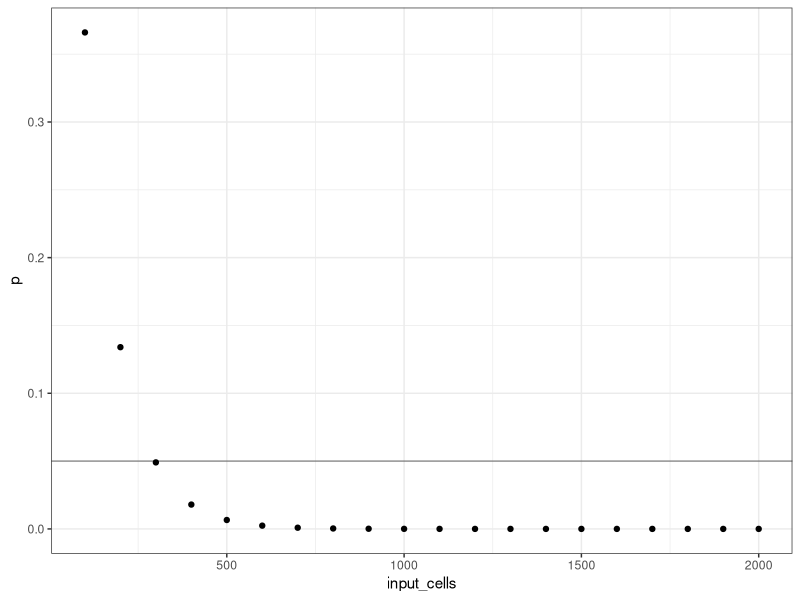
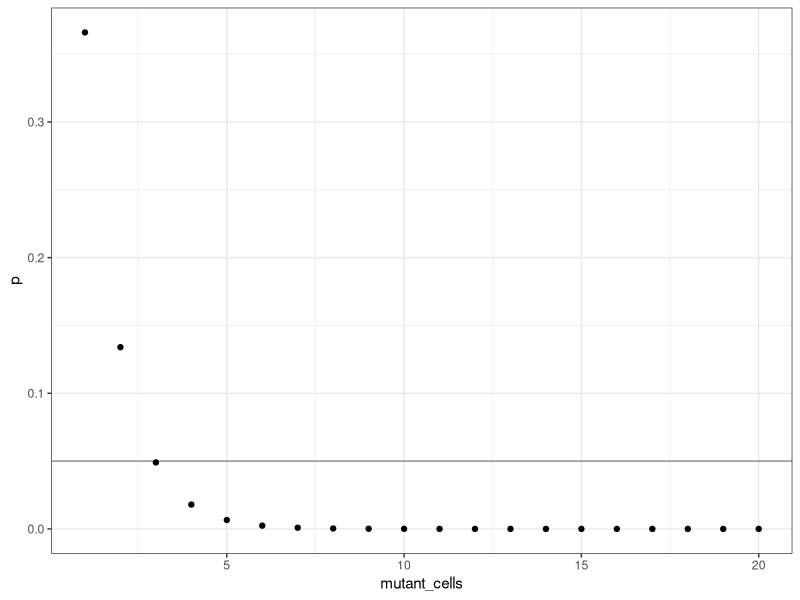
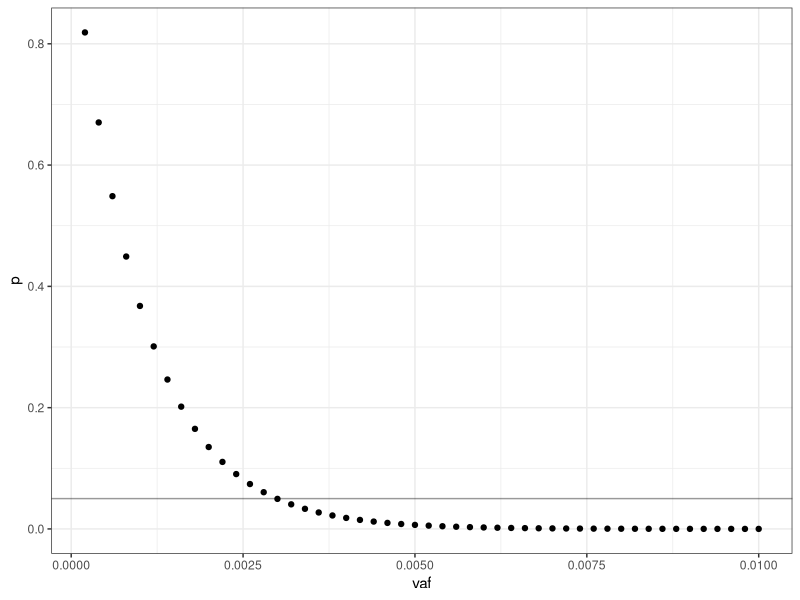
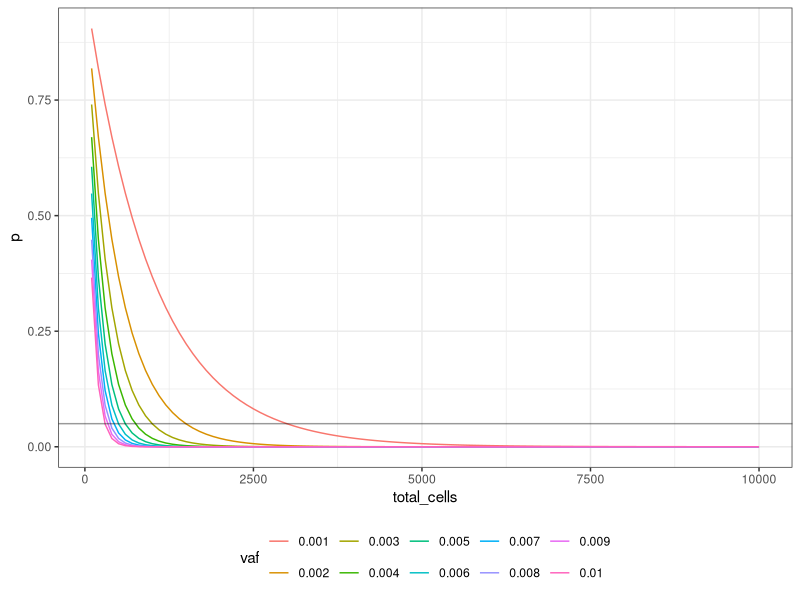
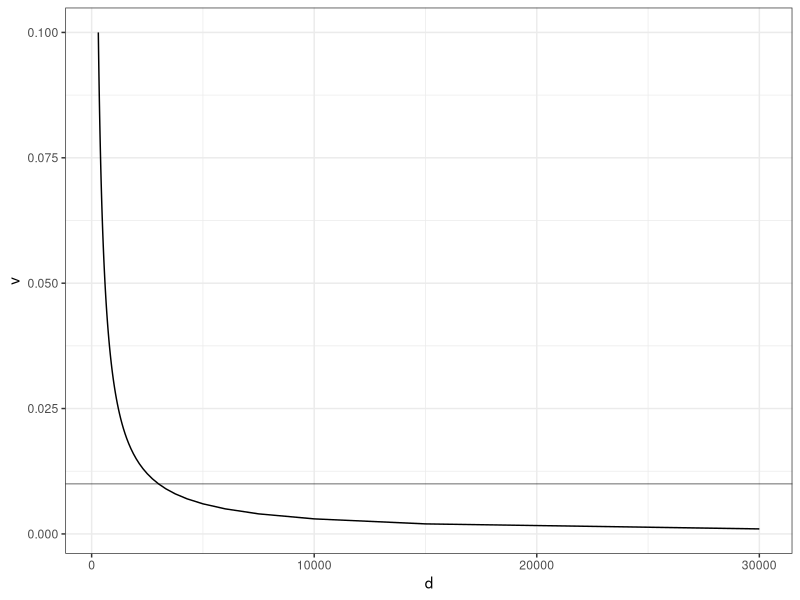
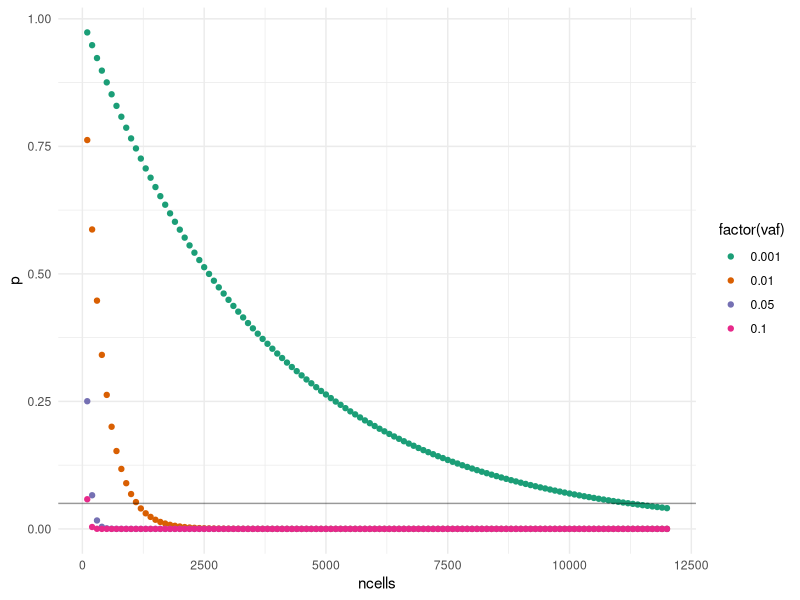
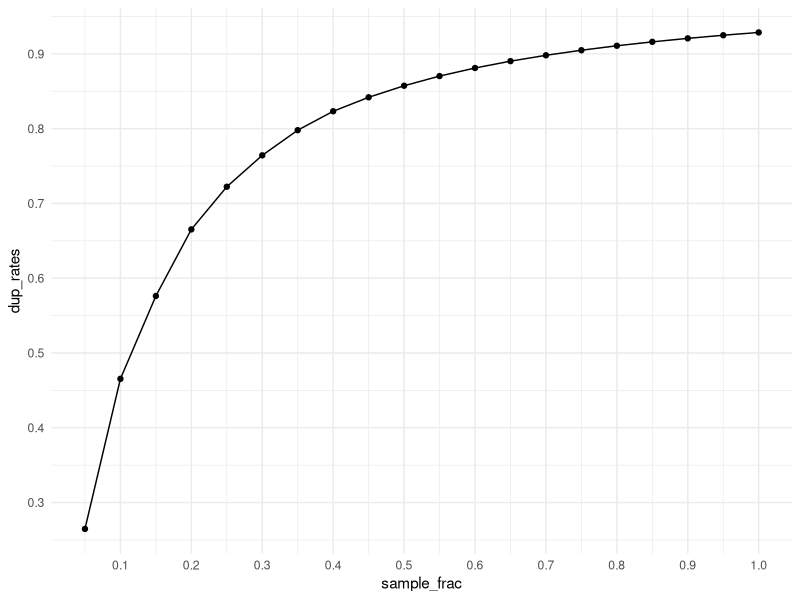

Write the R code that produced these figures, in order.
## ---- chunk 1
DOCNAME = "Simulation_Benchmarking"
knitr::opts_chunk$set(autodep        = TRUE,
                      cache          = FALSE,
                      cache.path     = paste0("cache/", DOCNAME, "/"),
                      cache.comments = FALSE,
                      echo           = TRUE,
                      error          = FALSE,
                      fig.align      = "center",
                      fig.width      = 9,
                      fig.height     = 5,
                      dev            = c("png"),
                      message        = FALSE,
                      warning        = FALSE)
## ---- chunk 2
library(ggplot2)
library(dplyr)
## ---- chunk 3
v = 0.01
n = seq(100, 2000, 100)

vafs <- data.frame(vaf=v,
                   p=pbinom(0, n, v),
                   input_cells=n,
                   mutant_cells=(n * v))

ggplot(vafs, aes(input_cells, p)) +
    geom_point() +
    theme_bw() +
    geom_hline(yintercept=0.05, alpha=0.4)
## ---- chunk 4
ggplot(vafs, aes(mutant_cells, p)) +
    geom_point() +
    theme_bw() +
    geom_hline(yintercept=0.05, alpha=0.4)
## ---- chunk 5
deviation <- abs(0.05 - vafs$p)
print(vafs[which(deviation == min(deviation)),])
## ---- chunk 6
v = seq(0.0002, 0.01, 0.0002)
n = 1000

vafs <- data.frame(vaf=v,
                   p=pbinom(0, n, v),
                   input_cells=n,
                   mutant_cells=(n * v))

ggplot(vafs, aes(vaf, p)) +
    geom_point() +
    theme_bw() +
    geom_hline(yintercept=0.05, alpha=0.4)
## ---- chunk 7
deviation <- abs(0.05 - vafs$p)
print(vafs[which(deviation == min(deviation)),])
## ---- chunk 8
cells_vs_vaf = NULL
n = seq(100, 10000, 100)
V = seq(0.001, 0.01, 0.001)
for (v in V) {
    toadd <- data.frame(
        vaf=as.factor(v),
        p=pbinom(0, n, v),
        total_cells=n
    )
    cells_vs_vaf <- rbind(cells_vs_vaf, toadd)
}

ggplot(cells_vs_vaf, aes(total_cells, p, colour=vaf)) +
    geom_line() +
    theme_bw() +
    theme(legend.position = 'bottom') +
    geom_hline(yintercept=0.05, alpha=0.4)
## ---- chunk 9
v = seq(0.001, 0.1, 0.001)
ccov <- data.frame(d = 30 / v,
                   v = v)
ggplot(ccov, aes(d, v)) +
    geom_line() +
    theme_bw() +
    geom_hline(yintercept=0.01, alpha=0.4)
## ---- chunk 10
df <- NULL
min_reads <- 1
duplex_yield <- 30
duplex_seq_range <- seq(1, 10000, 1)
fraction_we_can_miss <- 0.5

for(vaf in c(0.1, 0.01, 0.001)) {
    tmp <- data.frame(
        pval=pbinom(min_reads - 1, duplex_seq_range, vaf),
        vaf=vaf,
        duplex_cov=duplex_seq_range,
        total_cov=duplex_seq_range * duplex_yield
    )
    tmp <- tmp[tmp$pval < fraction_we_can_miss,]
    tmp <- tmp[tmp$pval == max(tmp$pval),]
    df <- rbind(df, tmp)
}

print(df)
## ---- chunk 11
lane_cap <- 6e11
g <- 5e6
pmiss <- 0.05
c <- 8
e <- 1/ 30

vafs <- c(0.001, 0.01, 0.05, 0.1)
n <- seq(100, 12000, 100)

# calculate duplex coverage
dcov <- n * c * e

# calculate total sequenced bases
bases <- g * c * n

probs <- NULL
min_cells <- NULL
for(vaf in vafs) {
    prob <- data.frame(ncells = n,
                        dcov = dcov,
                        p = pbinom(0, round(dcov), vaf),
                        vaf = vaf,
                        bases = bases,
                        within_capacity = bases < lane_cap)
    
    tmp <- prob[prob$p < pmiss,]
    tmp <- tmp[tmp$p == max(tmp$p),]
    min_cells <- rbind(tmp, min_cells)

    probs <- rbind(probs, prob)
}

print(min_cells)
ggplot(probs, aes(ncells, p, colour = factor(vaf))) +
    geom_point() +
    theme_minimal() +
    geom_hline(yintercept = pmiss, alpha=0.4) +
    scale_color_brewer(palette = 'Dark2')
## ---- chunk 12
lane_cap <- 6e11
capture_sizes <- c(2000, 10000, 5e6, 3.68e7, 4e7)
chance_to_miss <- 0.05
target_cov <- 8
efficiency <- 1 / 30 # conservative estimate
ploidy <- 2
readlen <- 300
ncells <- c(5, seq(200, 6000, 10))
vafs <- c(0.01, 0.05, 0.1)

df_full <- NULL
for (capture_size in capture_sizes) {
    for (vaf in vafs) {
        df <- NULL
        for (ncell in ncells) {
            dna_depth <- ncell * ploidy
            dna_input <- capture_size * dna_depth
            seq_bases <- dna_input * target_cov
            tot_cov <- dna_depth * target_cov
            dup_cov <- tot_cov * efficiency
            tmp <- data.frame(ncell = ncell,
                              vaf = vaf,
                              tot_cov = tot_cov,
                              dup_cov = dup_cov,
                              seq_megabases = seq_bases / 1e6,
                              million_reads = seq_bases / readlen / 1e6,
                              capture_size_kb = capture_size / 1e3,
                              chance_to_miss = pbinom(0, round(dup_cov), vaf),
                              lane_fraction = seq_bases / lane_cap,
                              max_samples_per_lane = as.integer(1 / (seq_bases / lane_cap)))
            df <- rbind(df, tmp)
        }
        df <- df[df$chance_to_miss < chance_to_miss,]
        df <- df[df$chance_to_miss == max(df$chance_to_miss),]
        df_full <- rbind(df_full, df)
    }
}
print(df_full[order(df_full$vaf, decreasing = TRUE),])
## ---- chunk 13
N_READS <- 340
COV_RATIO <- 14

# recursive function, times = number of letters in toy reads
make_toy_reads <- function(times, toy_reads=NULL) {
    if (times < 1) {
        return(toy_reads)
    } else if (is.null(toy_reads)) {
        toy_reads <- LETTERS
        times <- times - 1
    } else {
        toy_reads <- lapply(toy_reads, paste0, LETTERS) %>% unlist()
        times <- times - 1
    }
    make_toy_reads(times, toy_reads)
}

toy_reads <- make_toy_reads(2) %>% head(N_READS)
all_reads <- rep(toy_reads, rpois(N_READS, COV_RATIO))
dup_rate <- 1 - (N_READS / length(all_reads))
print(paste('Max duplicate rate:', round(dup_rate, 2)))

sample_frac <- seq(0.05, 1, 0.05)
n_sample <- round(sample_frac * length(all_reads))

all_samples <- lapply(n_sample, function(n){sample(all_reads, n)})
dup_rates <- lapply(all_samples, function(s){1 - (length(unique(s)) / length(s))}) %>% unlist()

df <- data.frame(sample_frac, dup_rates)
ggplot(df, aes(sample_frac, dup_rates)) +
    geom_point() +
    geom_line() +
    theme_minimal() +
    scale_x_continuous(breaks = seq(0.1, 1, 0.1)) +
    scale_y_continuous(breaks = seq(0.1, 1, 0.1))
